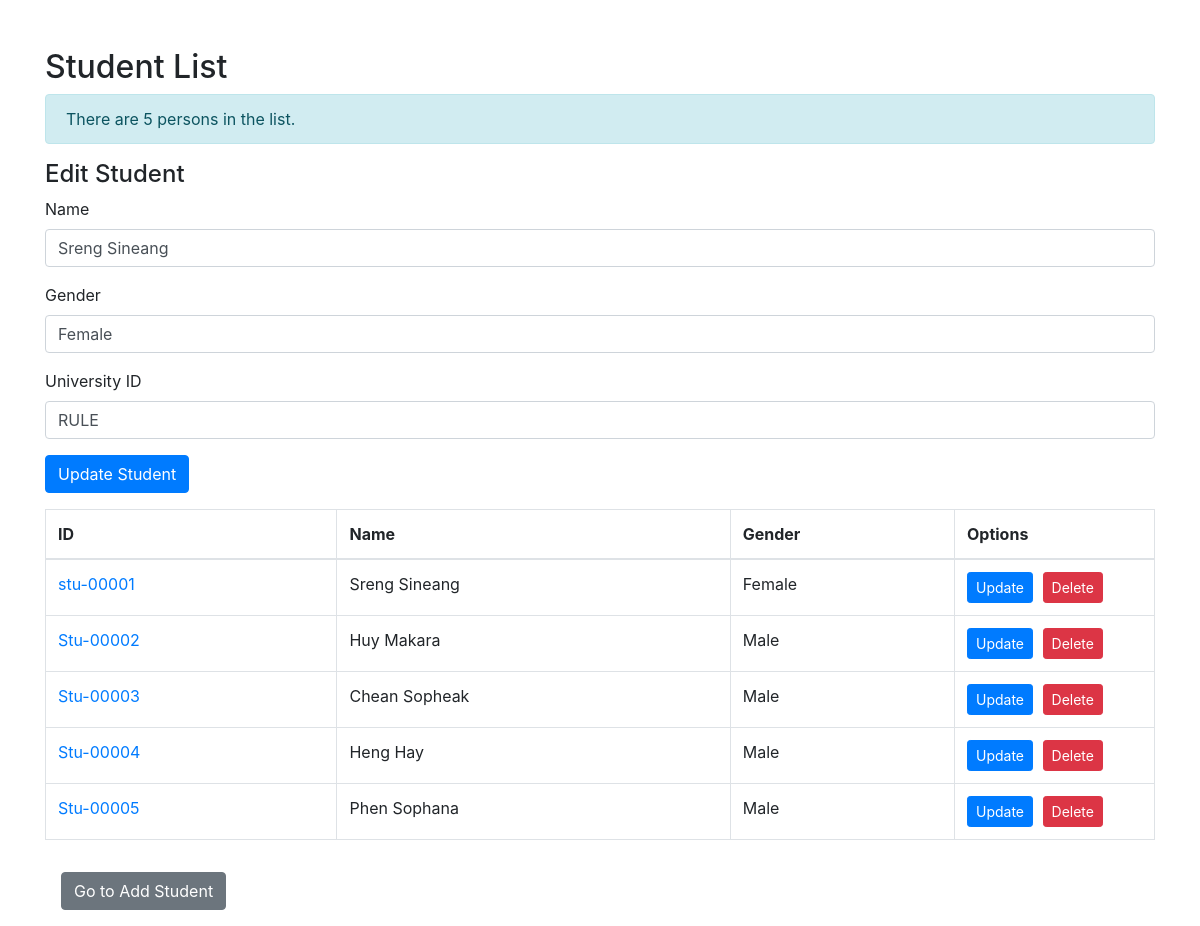
The app's page /studentList.php?edit=stu-00001 with its own data.
### tables this page shows
CREATE TABLE `student` (
  `student_id` varchar(10) NOT NULL,
  `student_name` varchar(40) NOT NULL,
  `gender` varchar(6) NOT NULL,
  `stu_university_id` varchar(10) NOT NULL,
  `stu_faculty_id` varchar(15) NOT NULL,
  `stu_province_id` varchar(12) NOT NULL
);

### studentList.php (the view, shortened to what this page needs)
<?php
include 'db.php';
$sql = "SELECT * FROM student";
$result = $conn->query($sql);
$totalStudents = $result->num_rows;
?>
<!DOCTYPE html>
<html lang="en">
<head>
    <link href="https://maxcdn.bootstrapcdn.com/bootstrap/4.5.2/css/bootstrap.min.css" rel="stylesheet">
</head>
<body>
<div class="container">
    <h2 class="mt-5">Student List</h2>
    <div class="mb-3">
        <?php
        if ($totalStudents > 0) {
            echo "<div class='alert alert-info'>There are {$totalStudents} " . ($totalStudents > 1 ? "persons" : "person") . " in the list.</div>";
        } else {
            echo "<div class='alert alert-info'>There are no students in the list.</div>";
        }
        ?>
    </div>
    <?php if (isset($_GET['edit'])): ?>
    <div class="mb-3">
        <h4>Edit Student</h4>
        <?php
        $editId = $conn->real_escape_string($_GET['edit']);
        $sql = "SELECT * FROM student WHERE student_id='$editId'";
        $editResult = $conn->query($sql);
        $editStudent = $editResult->fetch_assoc();
        ?>
        <form method="POST" action="">
            <div class="form-group">
                <label for="student_name">Name</label>
                <input type="text" id="student_name" name="student_name" class="form-control" value="<?php echo htmlspecialchars($editStudent['student_name']); ?>" required>
            </div>
            <div class="form-group">
                <label for="gender">Gender</label>
                <input type="text" id="gender" name="gender" class="form-control" value="<?php echo htmlspecialchars($editStudent['gender']); ?>" required>
            </div>
            <div class="form-group">
                <label for="stu_university_id">University ID</label>
                <input type="text" id="stu_university_id" name="stu_university_id" class="form-control" value="<?php echo htmlspecialchars($editStudent['stu_university_id']); ?>" required>
            </div>
            <button type="submit" class="btn btn-primary" name="update">Update Student</button>
        </form>
    </div>
    <?php endif; ?>
    <table class="table table-bordered">
        <thead>
            <tr>
                <th>ID</th>
                <th>Name</th>
                <th>Gender</th>
                <th class="options-column">Options</th>
            </tr>
        </thead>
        <tbody>
            <?php
            if ($totalStudents > 0) {
                while ($row = $result->fetch_assoc()) {
                    echo "<tr>
                        <td><a href='student_detail.php?id={$row['student_id']}'>{$row['student_id']}</a></td>
                        <td>{$row['student_name']}</td>
                        <td>{$row['gender']}</td>
                        <td class='options-column'>
                            <a href='?edit={$row['student_id']}' class='btn btn-primary btn-sm options-button'>Update</a>
                            <form method='POST' action='' style='display:inline;' onsubmit='return confirmDelete();'>
                                <input type='hidden' name='student_id' value='{$row['student_id']}'>
                                <button type='submit' class='btn btn-danger btn-sm options-button' name='delete'>Delete</button>
                            </form>
                        </td>
                    </tr>";
                }
            } else {
                echo "<tr><td colspan='4'>No students found</td></tr>";
            }
            ?>
        </tbody>
    </table>
    <a href="index.php" class="btn btn-secondary m-3">Go to Add Student</a>
</div>
</body>
</html>

### studentList.php (style rules this page uses)
.container { margin-top: 20px; }
.btn-sm { margin-right: 5px; }
.options-column { width: 200px; }
.options-button { margin-right: 5px; }

### records on screen
student: student_name "Sreng Sineang", gender "Female", stu_university_id "RULE", student_id "stu-00001"
student: student_id "Stu-00002", student_name "Huy Makara", gender "Male"
student: student_id "Stu-00003", student_name "Chean Sopheak", gender "Male"
student: student_id "Stu-00004", student_name "Heng Hay", gender "Male"
student: student_id "Stu-00005", student_name "Phen Sophana", gender "Male"

### other values on screen
$totalStudents "5"
